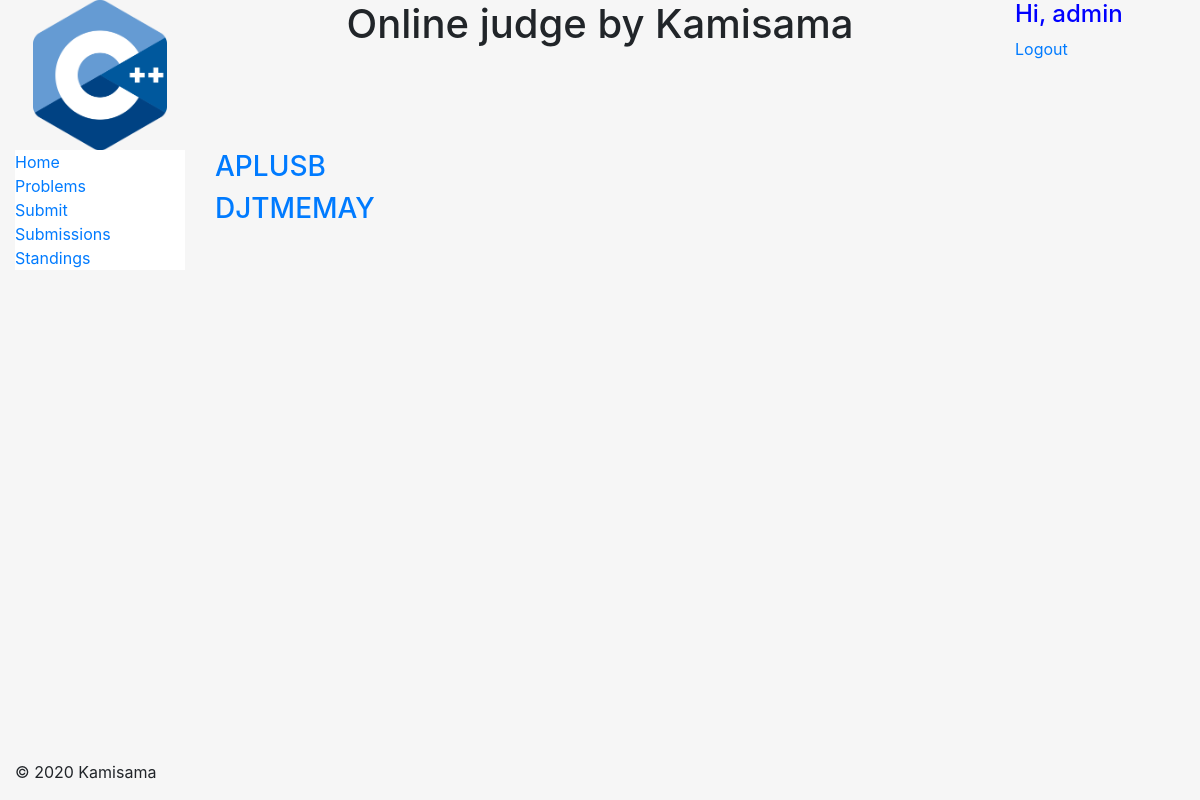
Page /contest/problems (signed in) on the earlier database version.
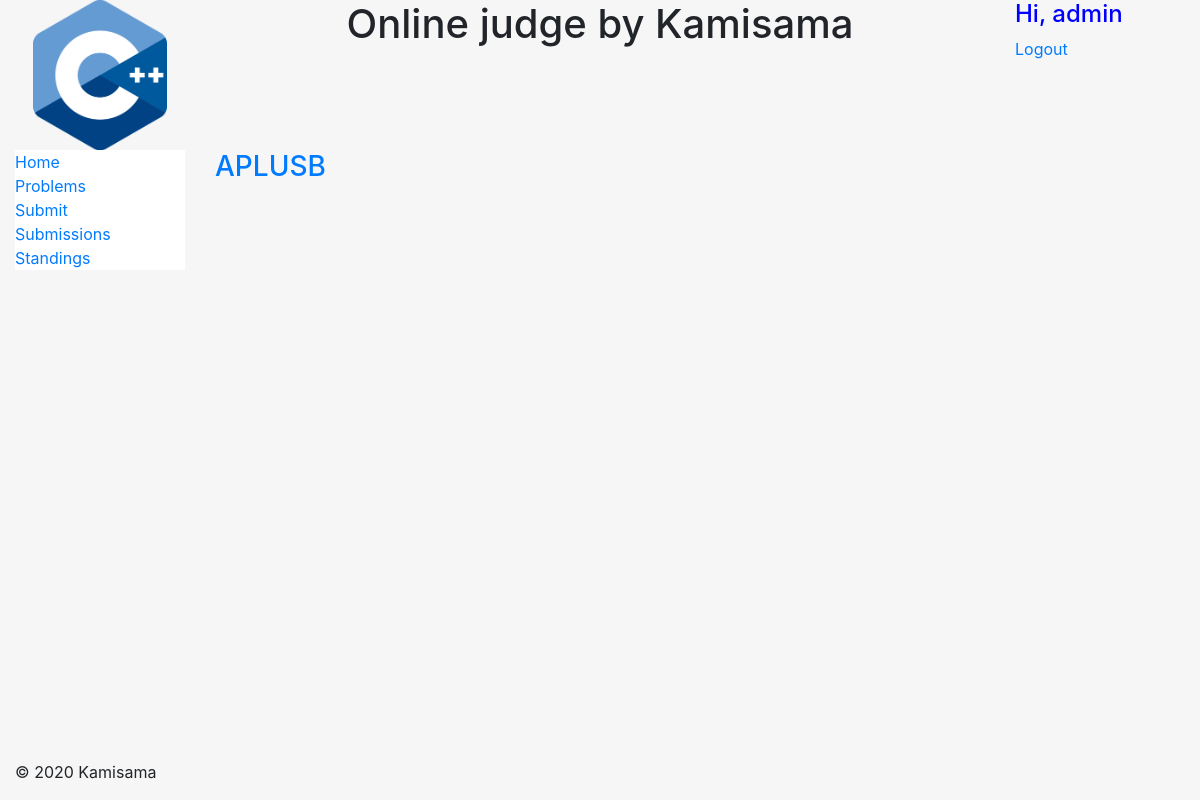
Same page on the later database version.
### contest/models.py (models this page shows, shortened)
class Problems(models.Model):
    title = models.CharField(max_length = 20, unique = True)
    time_limit = models.IntegerField(default = 250)
    memory_limit = models.IntegerField(default = 256)
    max_score = models.FloatField(default = 100)
    statements = models.FileField(upload_to = 'statements', validators = [validate_statement_extension])

### contest/views.py (the view)
# urls.py: path('problems', views.problems, name = "problems"),
def problems(req):
    data = {'problems': Problems.objects.all().order_by("title")}
    return render(req, 'pages/problems.html', data)

### home/templates/pages/problems.html (shortened to what this page needs)
{% extends 'pages/base.html' %}
{% block content %}
    {% if req_problem %}
        <embed src="{{req_problem.statements.url}}" width = "100%" height = "530px"/>
    {% else %}
        {% for problem in problems %}
            <h3> <a href = "problems/{{problem.title}}">{{problem.title}}</a> </h3>
        {% endfor %}
    {% endif %}
{% endblock content %}

Differences in the rows shown:
removed Problems: title "DJTMEMAY"
